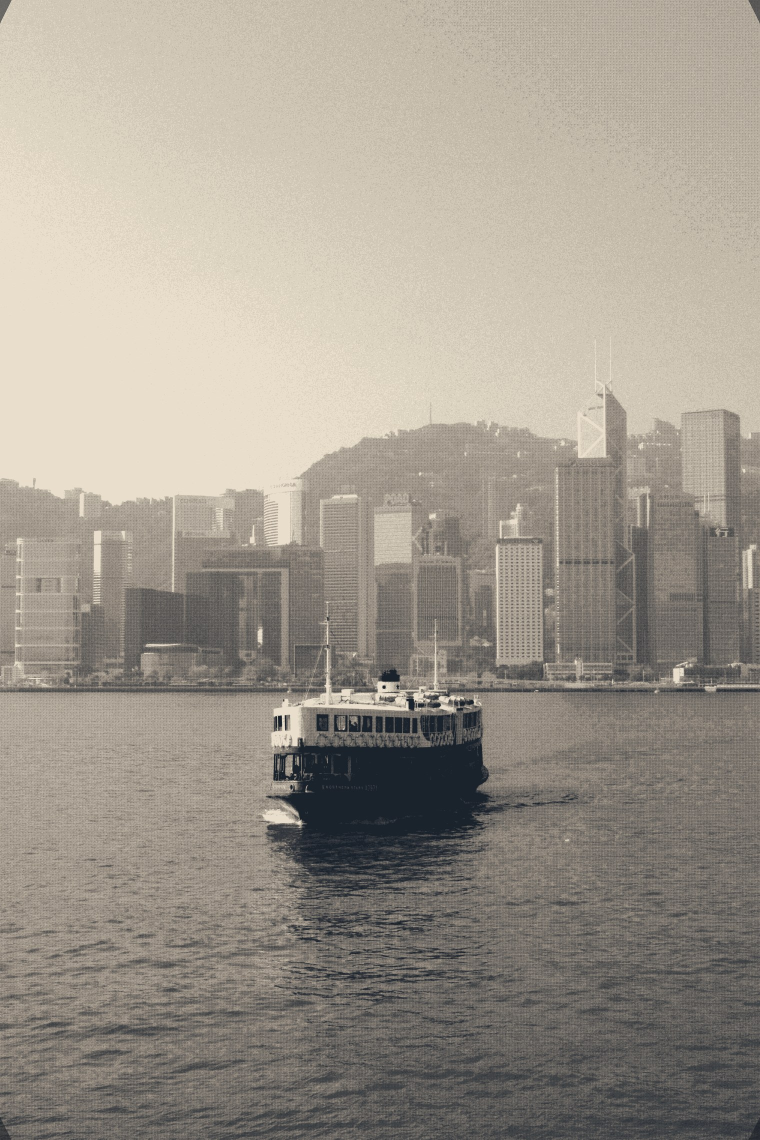
#> input picture assets/cover.jpg, 1520 x 2280 px (shown at 1/2 size)
$ python optimize-assets.py
#> lines starting #> are read from the running program, lines starting #| are printed output that depends on the picture
# -*- coding: utf-8 -*-
"""把素材压到手机能快速加载的尺寸（原地替换，幂等）

用法：python tools/optimize-assets.py

规则：
  封面  宽 900  JPEG q78 渐进
  背景  宽 1000 JPEG q76 渐进（显示宽度约 500，2x 足够）
  CG    宽 1000 JPEG q78 渐进
  立绘  高 600  PNG-8（128 色 + 透明），线稿扁平上色用调色板几乎无损
"""
import os
from PIL import Image

ROOT = os.path.dirname(os.path.dirname(os.path.abspath(__file__)))
A = os.path.join(ROOT, "assets")


def resize_w(im, w):
    if im.width <= w:
        return im
    h = int(im.height * w / im.width)
    return im.resize((w, h), Image.LANCZOS)


def save_jpg(im, path, q):
    im.convert("RGB").save(path, "JPEG", quality=q, optimize=True, progressive=True)


def main():
    before = after = 0

    # 封面
    p = os.path.join(A, "cover.jpg")
    if os.path.exists(p):
        b = os.path.getsize(p); before += b
        im = Image.open(p)
#> im is the input picture: PIL image 1520x2280 RGB; mean R, G, B 159.3, 152.1, 141.1
        if im.width > 900:
            im = resize_w(im, 900)
        save_jpg(im, p, 78)
        a = os.path.getsize(p); after += a
        print(f"  cover.jpg        {b//1024:>5} KB → {a//1024:>4} KB  {im.width}x{im.height}")
#|   cover.jpg          884 KB →  181 KB  900x1350

    # 背景
    bg_dir = os.path.join(A, "bg")
    for f in sorted(os.listdir(bg_dir)):
        if not f.lower().endswith((".jpg", ".jpeg")):
            continue
        p = os.path.join(bg_dir, f)
        b = os.path.getsize(p); before += b
        im = Image.open(p)
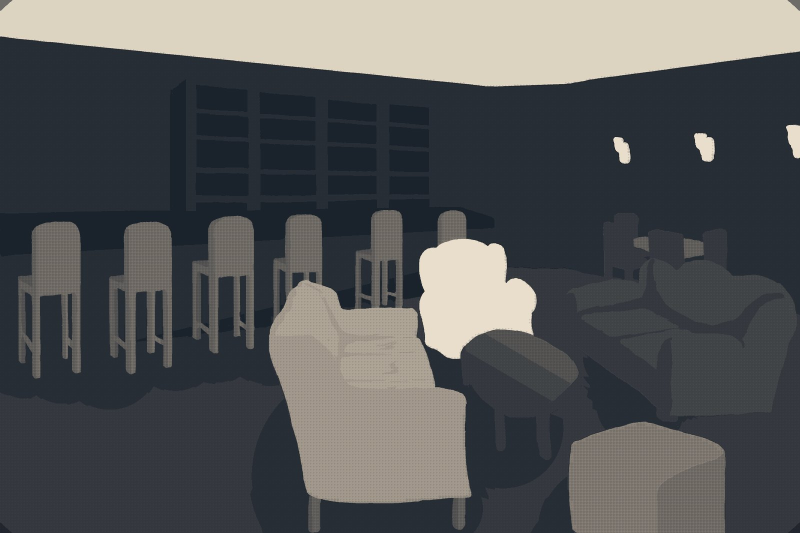
#> input picture assets/bg/cafe-in.jpg, 1600 x 1066 px (shown at 1/2 size)
#> im is the input picture: PIL image 1600x1066 RGB; mean R, G, B 84.9, 86.5, 87.3
        if im.width > 1000:
            im = resize_w(im, 1000)
#> call 2 of resize_w, with w = 1000
#> in resize_w (call 2), `return im.resize((w, h), Image.LANCZOS)`:
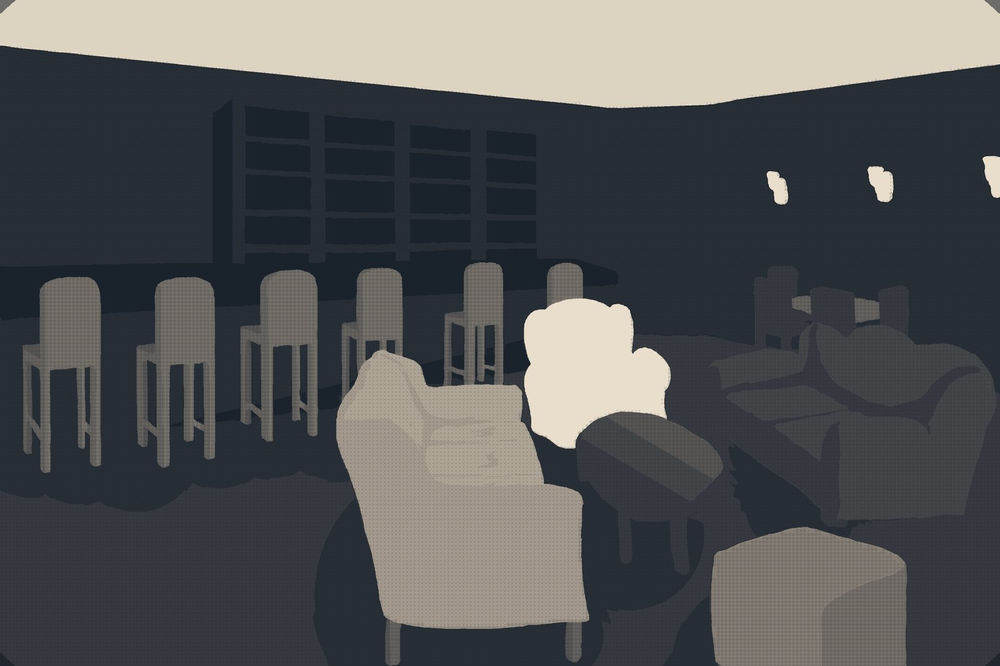
#> returned value: PIL image 1000x666 RGB; mean R, G, B 84.9, 86.5, 87.3
        save_jpg(im, p, 76)
        a = os.path.getsize(p); after += a
        print(f"  bg/{f:<14} {b//1024:>5} KB → {a//1024:>4} KB")

    # 结算 CG
    cg_dir = os.path.join(A, "cg")
    if os.path.isdir(cg_dir):
        for f in sorted(os.listdir(cg_dir)):
            if not f.lower().endswith((".jpg", ".jpeg")):
                continue
            p = os.path.join(cg_dir, f)
            b = os.path.getsize(p); before += b
            im = Image.open(p)
            if im.width > 1000:
                im = resize_w(im, 1000)
            save_jpg(im, p, 78)
            a = os.path.getsize(p); after += a
            print(f"  cg/{f:<14} {b//1024:>5} KB → {a//1024:>4} KB")

    # 立绘（保持透明）
    sp_dir = os.path.join(A, "sp")
#> (the run stopped early here; a loop or call above may not have finished)
